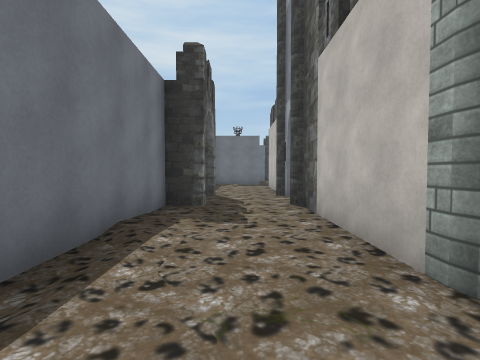
view 1 (above)

22 first-person views from a walk through a Unity game level. The camera is 1.4 m above the floor, tilts 2° down and sees 85° across. The floor is counted in squares, 2 m on a side. Each view is taken from the middle of a square. On the plan, view 1 faces up. The plan holds only what a view shows up to about 9 squares ahead; the rest is blank. The place goes on beyond the plan. Some surface patterns are stand-ins.

view 2
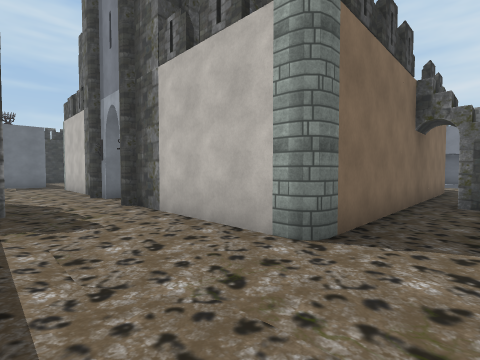

view 3
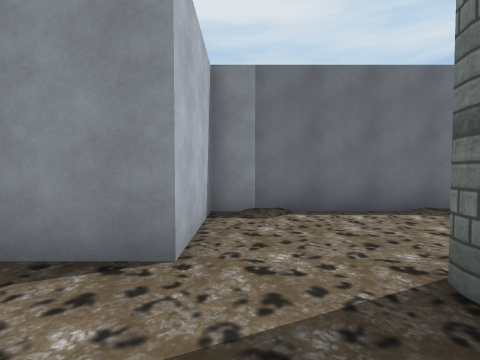

view 4
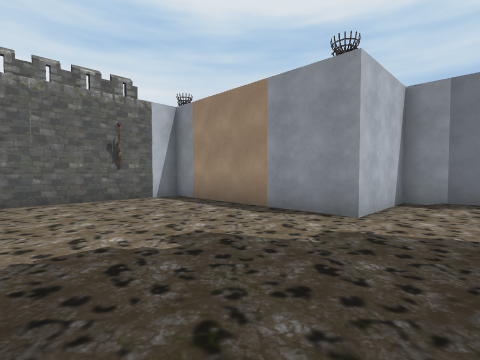

view 5
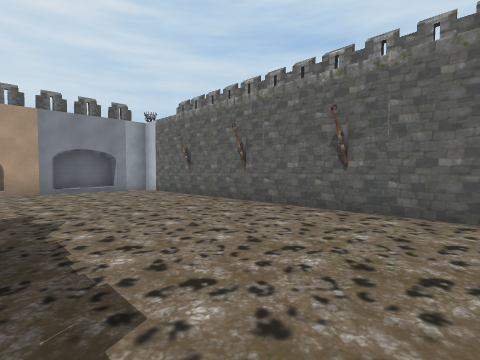

view 6
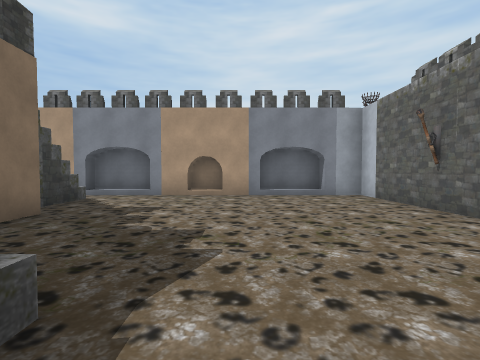

view 7
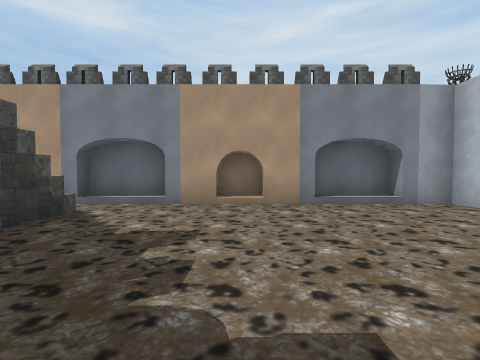

view 8
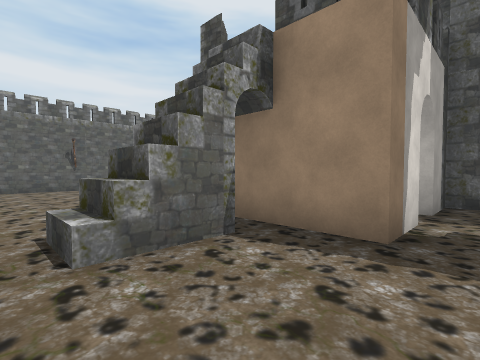

view 9
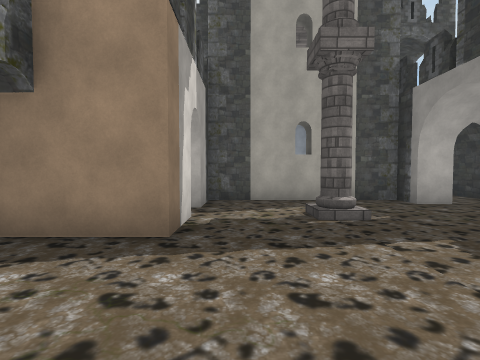

view 10
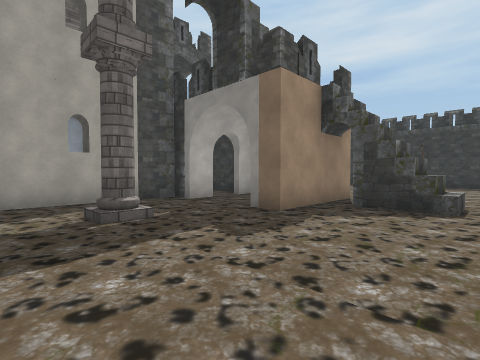

view 11
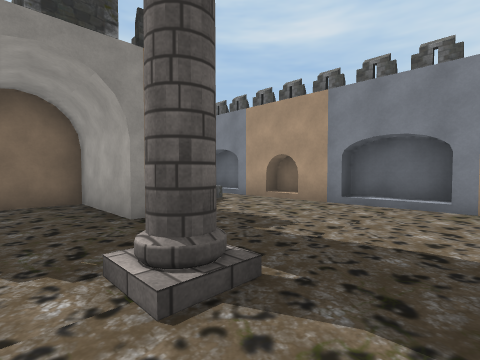

view 12
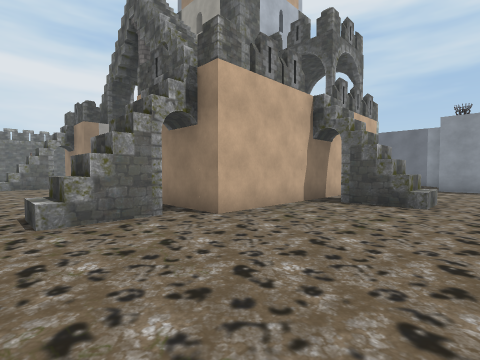

view 13
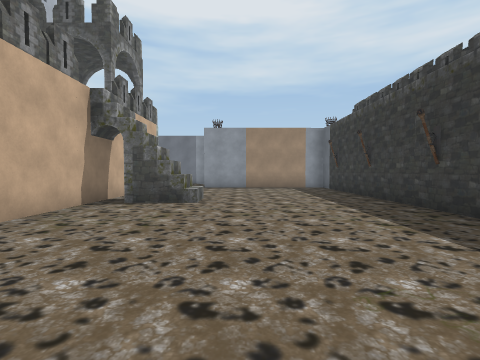

view 14
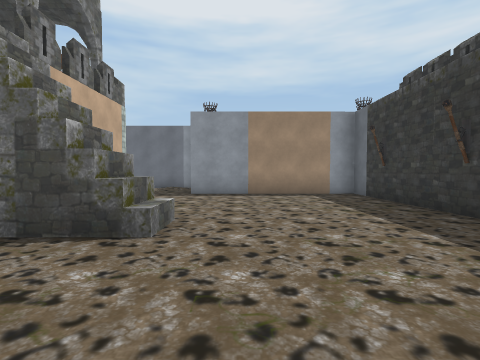

view 15
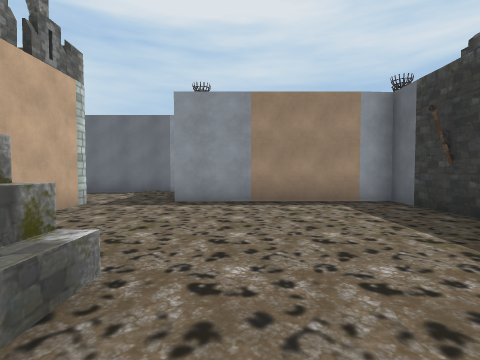

view 16
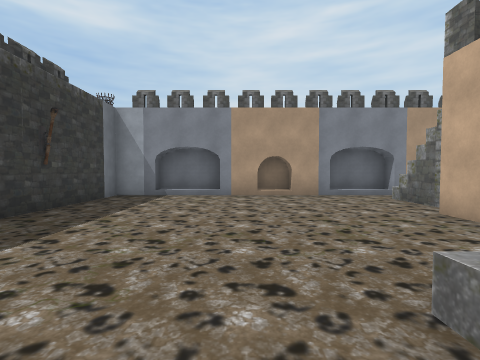

view 17
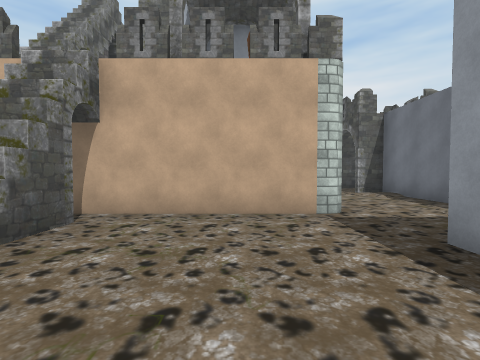

view 18
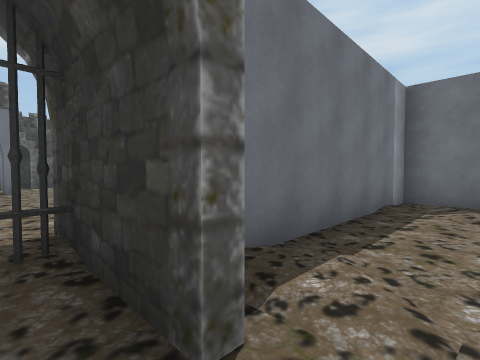

view 19
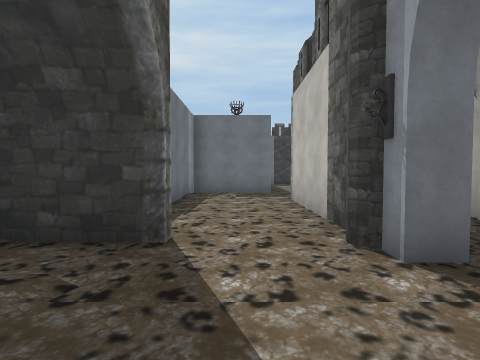

view 20
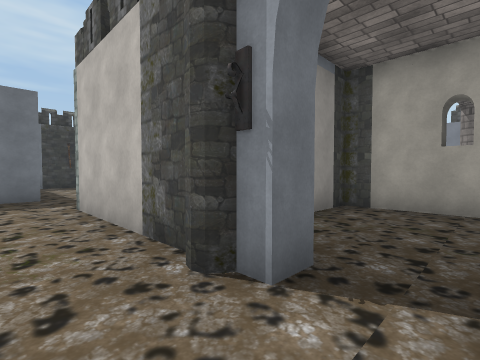

view 21
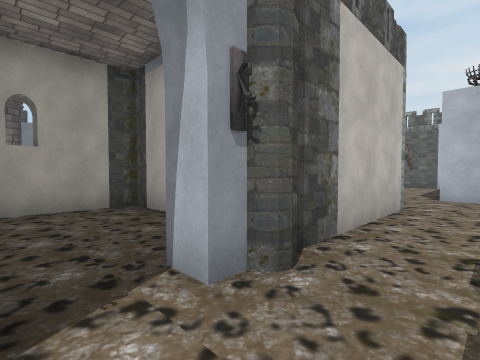

view 22
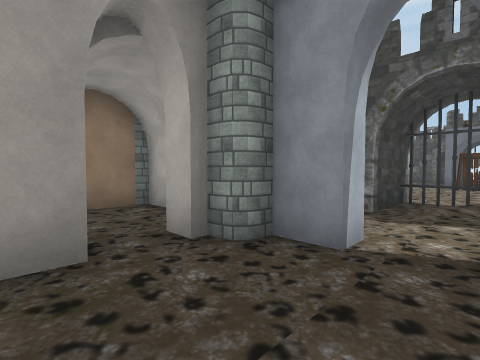

### Floor plan
Key: @ floor where view 1 was taken; # wall or solid block; . floor; / step, stairs or slope; ^ raised ledge; O other object.
Columns run from 4 left of view 1 to 13 right of it. Each row starts with its distance up from view 1.
 19      #############
 18      #...........#
 17      #...........#
 16      #...........#
 15      #...........O
 14   ####....^......O
 13   #.......#......O
 12   #./............#
 11   #..OO#########.#
 10   #..O    ...#...O
  9   #..O .OOO..#...O
  8 .###.O ..#.......O
  7 .....O...#.......#
  6 ..O..#...#..O....#
  5  ###.OO..#.......O
  4   #..O..O#####...O
  3   #/.O..     #...O
  2   #..OO# O#OO###.#
  1   #..##O.........#
  0   #.@.....#......O
 -1   ####....^......O
 -2      #...........O
 -3      #...........#
 -4      #...........#
 -5      #...........#
 -6      #############

Positions as (right, up) in squares from view 1, and headings:
1: (0, 0), facing up
2: (-1, 0), facing up-right
3: (3, 0), facing left
4: (5, 1), facing down-left
5: (3, -1), facing down-right
6: (5, -2), facing right
7: (7, -1), facing right
8: (12, 5), facing down-left
9: (12, 5), facing left
10: (12, 5), facing up-left
11: (7, 5), facing up-right
12: (12, 15), facing down-left
13: (12, 15), facing left
14: (9, 15), facing left
15: (7, 15), facing left
16: (5, 15), facing right
17: (3, 16), facing down
18: (0, 7), facing up-left
19: (0, 5), facing up
20: (0, 6), facing up-right
21: (0, 7), facing down-right
22: (4, 7), facing down-left
